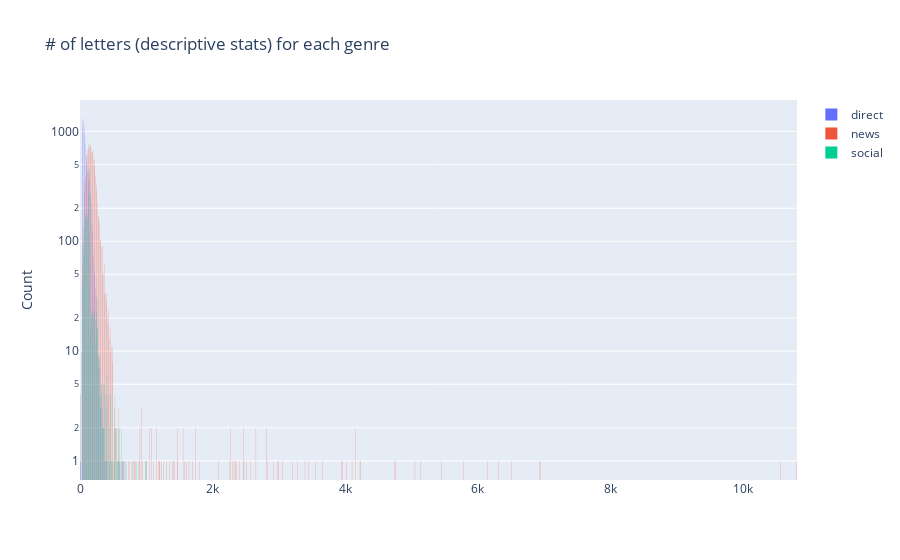

This figure's notebook cell:
### Code cell
# as a Histogram    

graph = []
# extract data needed for visuals
message_length_direct = df[df['genre'] == 'direct']['message'].apply(lambda x: len(x))
message_length_news = df[df['genre'] == 'news']['message'].apply(lambda x: len(x))
message_length_social = df[df['genre'] == 'social']['message'].apply(lambda x: len(x))
messages_box = [('direct', message_length_direct), ('news', message_length_news), ('social', message_length_social)]

graph = [go.Histogram(x=message_length, name=message_type) for message_type, message_length in messages_box]
    
layout = dict(title = 'Letters-count distribution for each genre',
                    #xaxis = dict(type='log'),
                    yaxis = dict(title = 'Count', type='log'),
                    )

# append all charts to the figures list
figures = []
figures.append(dict(data=graph, layout=layout))

fig = go.Figure(figures[0])
#fig.update_layout(yaxis_type="log") 
fig.show()

### Figure 1 — Plotly figure (JSON) as saved in the notebook; plotly's stock layout.template omitted (floating-point values rounded to 4 significant figures; data arrays with more than 128 entries replaced by an {"elided": "..."} marker saying what was removed)
{"data": [{"name": "direct", "type": "histogram", "x": {"elided": "10634 int values"}}, {"name": "news", "type": "histogram", "x": {"elided": "13036 int values"}}, {"name": "social", "type": "histogram", "x": {"elided": "2358 int values"}}], "layout": {"title": {"text": "# of letters (descriptive stats) for each genre"}, "yaxis": {"title": {"text": "Count"}, "type": "log"}}}
